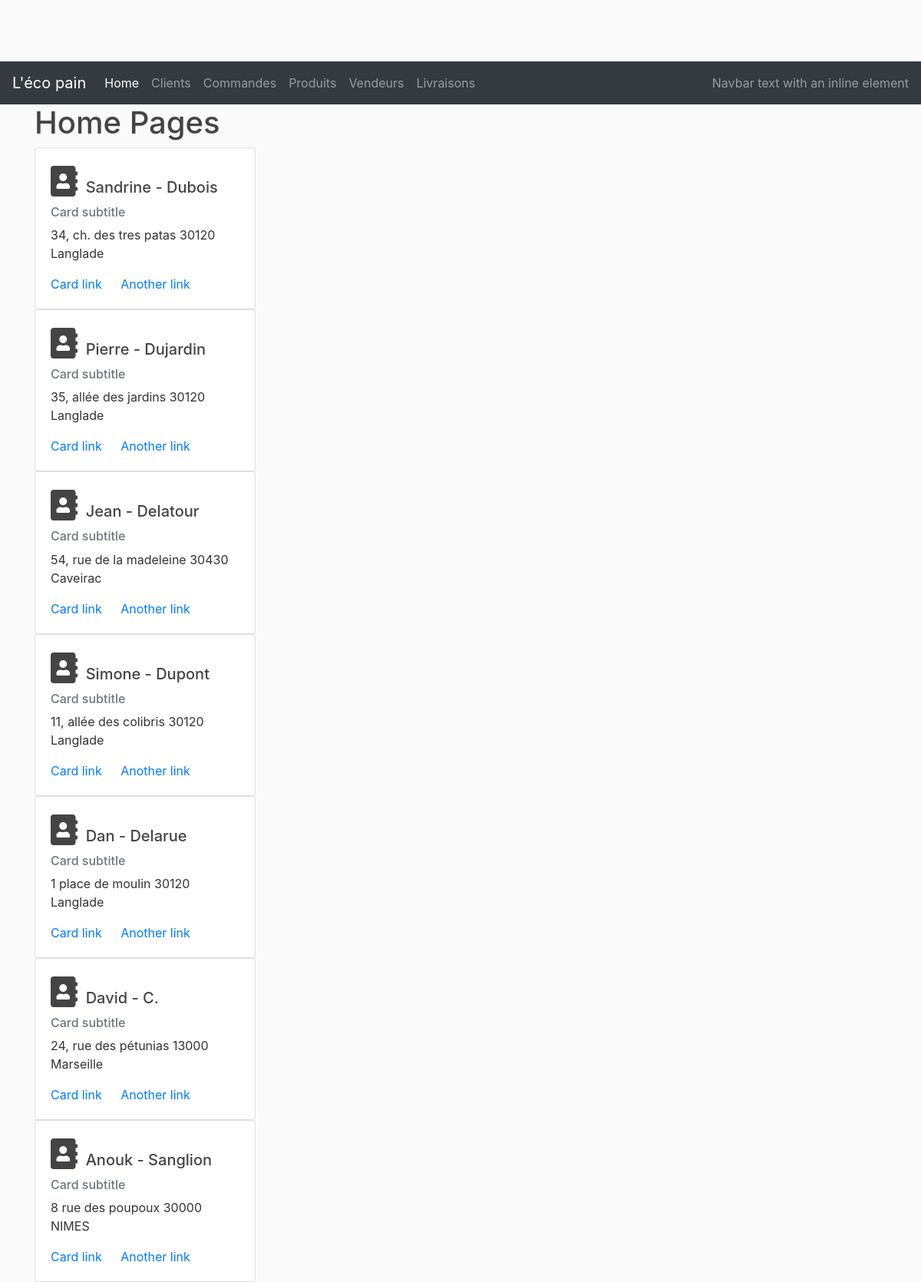
The page /home on the database its author committed.
### lecopain/dao/models.py (models this page shows, shortened)
class Customer(db.Model)        :
    __tablename__               = 'customers'
    id                          = db.Column(db.Integer, primary_key                             = True)
    firstname                   = db.Column(db.String(50), nullable                             = False)
    lastname                    = db.Column(db.String(50), nullable                             = False)
    address                     = db.Column(db.String(200))
    cp                          = db.Column(db.String(20))
    city                        = db.Column(db.String(50))
    email                       = db.Column(db.String(200), nullable                            = False)
    created_at                  = db.Column(db.DateTime, nullable                               = False, default = datetime.utcnow)
    orders                      = db.relationship('CustomerOrder', backref                      = 'owner', lazy  = True)

### lecopain/routes.py (the view)
@app.route("/")
@app.route("/home")
def index()                                        :
    customers                                      = Customer.query.all()
    return render_template('index.html', customers = customers)

### lecopain/templates/index.html
{% extends "layout.html" %}
{% block content %}
<h1>Home Pages</h1>
    {% for customer in customers %}
    <div class="card" style="width: 18rem;">
        <div class="card-body">
            <h5 class="card-title">
                    <span style="font-size: 2em;">
                            <i class="fas fa-address-book "></i>
                    </span>
                    {{customer.firstname}} - {{customer.lastname}}</h5>
            <h6 class="card-subtitle mb-2 text-muted">Card subtitle</h6>
            <p class="card-text">{{ customer.address }} {{ customer.cp }} {{ customer.city }}</p>
            <a href="#" class="card-link">Card link</a>
            <a href="#" class="card-link">Another link</a>
        </div>
    </div>
    {% endfor %}
{% endblock %}

### lecopain/static/main.css (style rules this page uses)
body { background: #fafafa; color: #333333; margin-top: 5rem; }
h1, h2, h3, h4, h5, h6 { color:#444444; }

### rows shown on the page
Customer: firstname "Sandrine", lastname "Dubois", address "34, ch. des tres patas", cp "30120", city "Langlade"
Customer: firstname "Pierre", lastname "Dujardin", address "35, allée des jardins", cp "30120", city "Langlade"
Customer: firstname "Jean", lastname "Delatour", address "54, rue de la madeleine", cp "30430", city "Caveirac"
Customer: firstname "Simone", lastname "Dupont", address "11, allée des colibris", cp "30120", city "Langlade"
Customer: firstname "Dan", lastname "Delarue", address "1 place de moulin", cp "30120", city "Langlade"
Customer: firstname "David", lastname "C.", address "24, rue des pétunias", cp "13000", city "Marseille"
Customer: firstname "Anouk", lastname "Sanglion", address "8 rue des poupoux", cp "30000", city "NIMES"
